Frame 1 (no input): blank canvas, image omitted
Frame 60 (the mouse pressed at the canvas centre just before this capture): blank canvas, image omitted
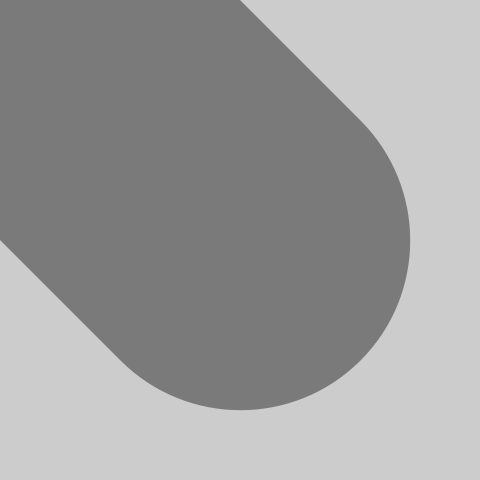
Frame 120 (the mouse held since frame 60 and released just before this capture)

The Processing sketch whose frames 1 and 60 were blank and that drew this single picture after the mouse press (run headless with seeded random() and noise(); from frame 60 on, the mouse is pressed at the canvas centre):

// Processing sketch: processing_18783
// ── processing_18783.pde

void setup(){
  size(480,480);
  smooth();
  stroke(0,102);
}

void draw (){
  float weight= dist(mouseX, mouseY, pmouseX, pmouseY);
  strokeWeight(weight);
  line(mouseX, mouseY, pmouseX, pmouseY);
}

//(the faster your mouse moves, the thicker the line is)
